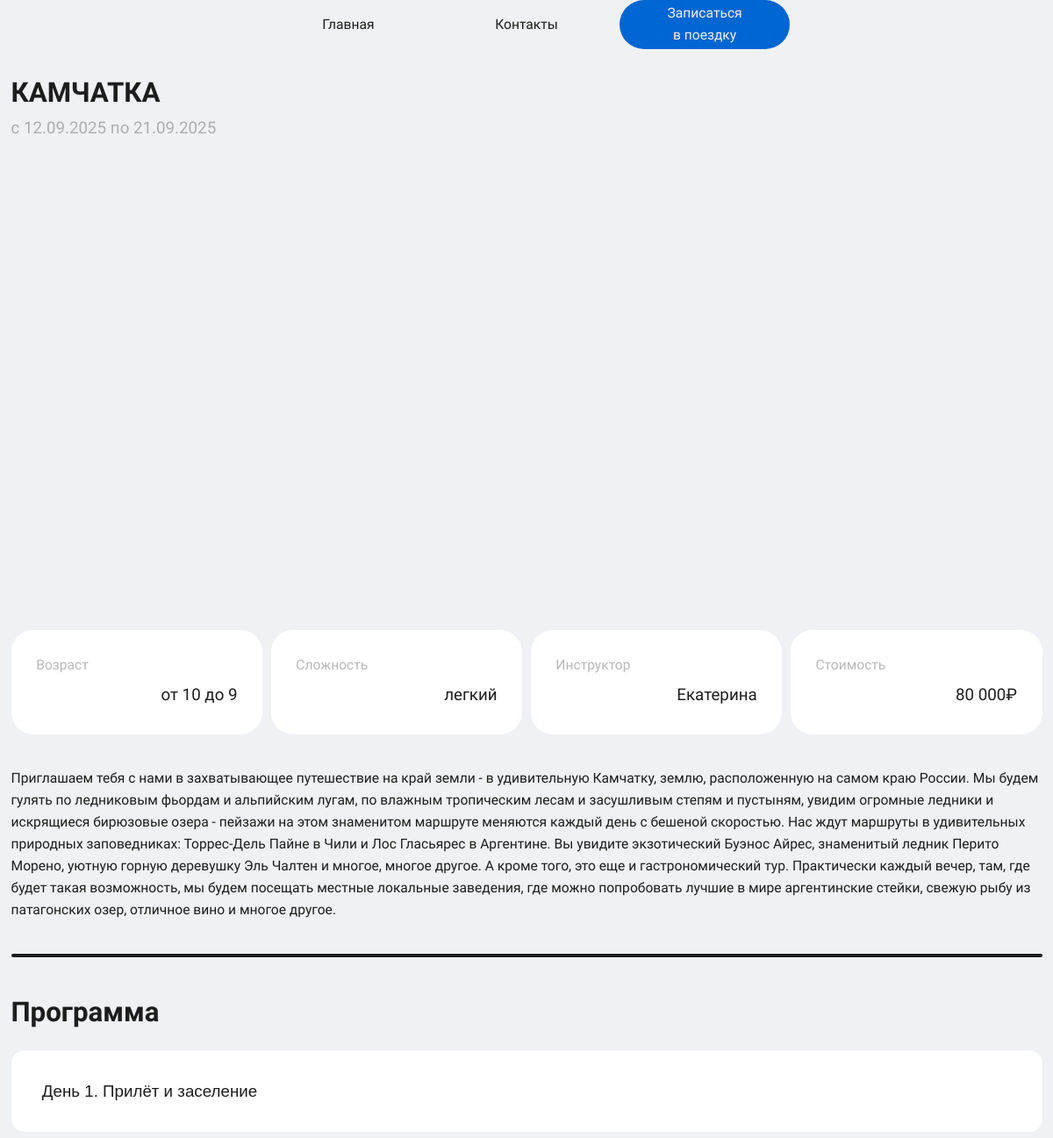
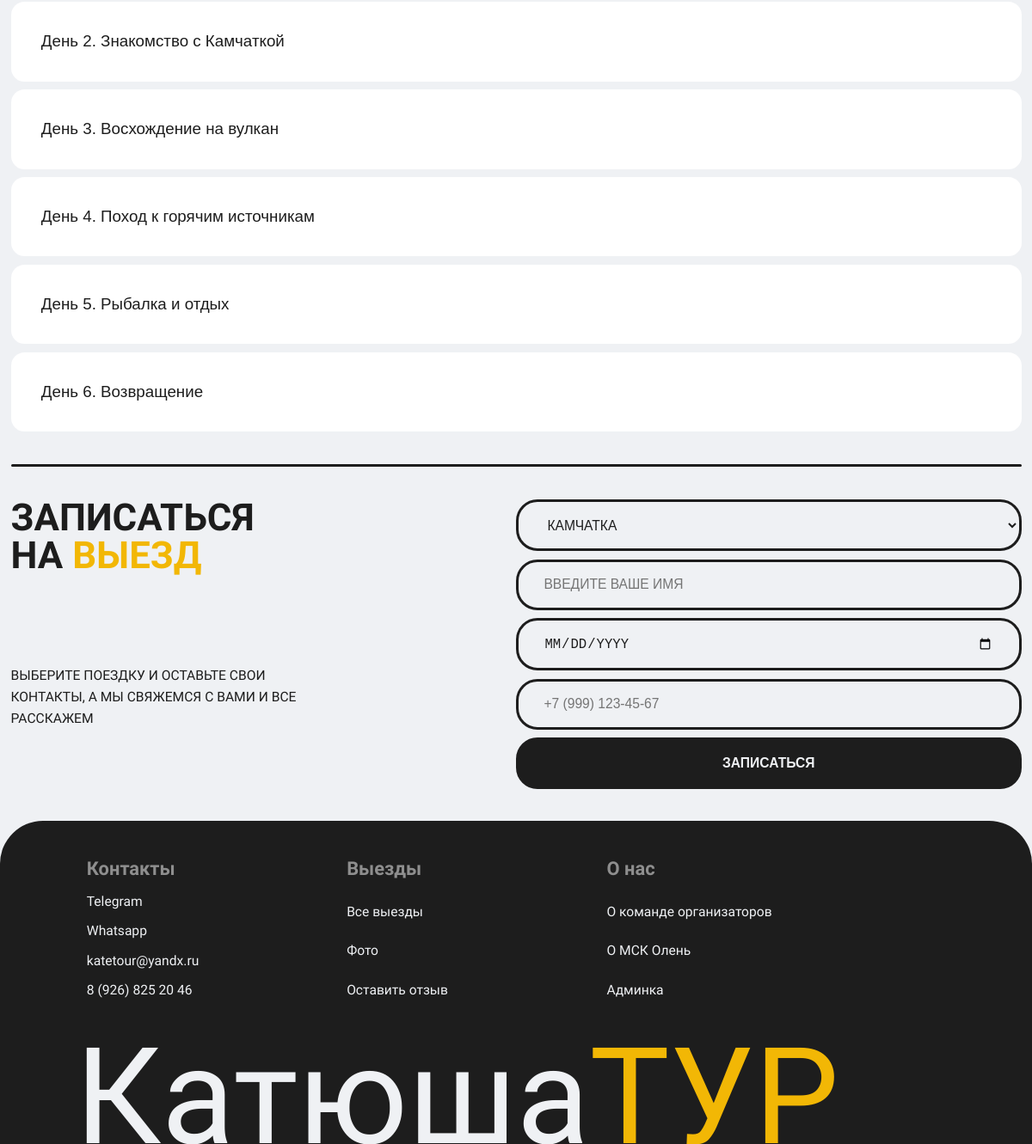
Screenshot of /trip.php with the database file from the repository (2 pictures, top to bottom).
### tables this page shows
CREATE TABLE `tours` (
  `id` int NOT NULL,
  `short_title` varchar(150) NOT NULL COMMENT 'Короткое название',
  `full_title` varchar(255) DEFAULT NULL COMMENT 'Полное название (опционально)',
  `full_description` longtext COMMENT 'Полное описание',
  `age` varchar(10) NOT NULL,
  `price` decimal(10,2) NOT NULL DEFAULT '0.00' COMMENT 'Стоимость',
  `start_date` date NOT NULL COMMENT 'Дата начала',
  `end_date` date NOT NULL COMMENT 'Дата окончания',
  `instructor_name` varchar(100) DEFAULT NULL COMMENT 'Имя инструктора (можно дублировать или оставить только ссылку)',
  `difficulty` enum('легкий','средний','сложный','эксперт') DEFAULT 'средний' COMMENT 'Сложность',
  `max_participants` int DEFAULT '20' COMMENT 'Максимальное количество участников',
  `is_active` tinyint(1) DEFAULT '1' COMMENT 'Активный/неактивный тур',
  `created_at` timestamp NULL DEFAULT CURRENT_TIMESTAMP,
  `updated_at` timestamp NULL DEFAULT CURRENT_TIMESTAMP ON UPDATE CURRENT_TIMESTAMP
);

CREATE TABLE `tour_program` (
  `id` int NOT NULL,
  `tour_id` int NOT NULL COMMENT 'ID тура (связь с таблицей tours)',
  `day_number` tinyint UNSIGNED NOT NULL COMMENT 'Номер дня (1, 2, 3...)',
  `short_title` varchar(255) NOT NULL COMMENT 'Краткое описание (заголовок в свернутом виде)',
  `full_description` longtext NOT NULL COMMENT 'Полное описание (раскрывается при клике)',
  `sort_order` smallint UNSIGNED DEFAULT '0' COMMENT 'Порядок сортировки (для перетаскивания)',
  `is_active` tinyint(1) DEFAULT '1' COMMENT 'Активен ли пункт программы',
  `created_at` timestamp NULL DEFAULT CURRENT_TIMESTAMP,
  `updated_at` timestamp NULL DEFAULT CURRENT_TIMESTAMP ON UPDATE CURRENT_TIMESTAMP
);

### trip.php (the view, shortened to what this page needs)
<?php
include "lib/db.php";
$tour_id = isset($_GET['id']) ? intval($_GET['id']) : 1;
$stmt = $pdo->prepare("SELECT * FROM tours WHERE id = ?");
$stmt->execute([$tour_id]);
$tour = $stmt->fetch(PDO::FETCH_ASSOC);
$stmt = $pdo->prepare("SELECT * FROM tour_program WHERE tour_id = ? ORDER BY day_number");
$stmt->execute([$tour_id]);
$program = $stmt->fetchAll(PDO::FETCH_ASSOC);
?>
<!DOCTYPE html>
<html lang="ru">
<head>
    <link rel="stylesheet" href="styles/css/trip.css">
</head>
<body>
    <?php include("blocks/header.php") ?>
    <main>
        <section class="title">
            <h2 class="name__tour"><?php echo htmlspecialchars($tour['short_title']); ?></h2>
            <p class="date__tour">с <?php echo date('d.m.Y', strtotime($tour['start_date'])); ?> по <?php echo date('d.m.Y', strtotime($tour['end_date'])); ?></p>
        </section>
        <section class="photo-gallery">
        </section>
        <section class="blocks">
            <div class="blocks__item">
                <p>Возраст</p>
                <p><?php echo htmlspecialchars($tour['age']); ?></p>
            </div>
            <div class="blocks__item">
                <p>Сложность</p>
                <p><?php echo htmlspecialchars(ucfirst($tour['difficulty'])); ?></p>
            </div>
            <div class="blocks__item">
                <p>Инструктор</p>
                <p><?php echo htmlspecialchars($tour['instructor_name'] ?: 'Не указан'); ?></p>
            </div>
            <div class="blocks__item">
                <p>Стоимость</p>
                <p><?php echo number_format($tour['price'], 0, '.', ' '); ?>₽</p>
            </div>
        </section>
        <p class="deskription">
            <?php echo nl2br(htmlspecialchars($tour['full_description'])); ?>
        </p>
        <hr>
        <section class="program">
            <h3>Программа</h3>
            <?php foreach ($program as $day): ?>
                <div class="program__item">
                    <button class="program__item-more">День <?php echo $day['day_number']; ?>. <?php echo htmlspecialchars($day['short_title']); ?></button>
                </div>
            <?php endforeach; ?>
        </section>
        <hr>
        <?php include("blocks/form.php") ?>
    </main>
    <?php include("blocks/footer.php") ?>
</body>
</html>

### blocks/header.php
<header>
  <nav aria-label="Главное меню">
    <ul>
      <?php
        $current_script = $_SERVER['SCRIPT_NAME'];
        if ($current_script === '/index.php' ||
            $current_script === '/public/index.php' ||
            $current_script === '/') {
            echo '<li><a href="#calendar">Календарь</a></li>';
        } else {
            echo '<li><a href="index.php">Главная</a></li>';
        }
      ?>
      <li><a href="#footer">Контакты</a></li>
      <li class="header_accent">
        <a href="#entry">Записаться<br />в&nbsp;поездку</a>
      </li>
    </ul>
  </nav>
</header>

### blocks/form.php (shortened to what this page needs)
<section class="form" id="entry">
    <div class="form__text">
        <h2>записаться на&nbsp;<span>выезд</span></h2>
        <p>
        Выберите поездку и оставьте свои контакты, а мы свяжемся с вами и
        все расскажем
        </p>
    </div>
    <form action="" method="POST">
        <select id="tour-select" name="tour" required>
        <option value="kamchatka">Камчатка</option>
        </select>
        <input
        type="text"
        id="user-name"
        name="name"
        placeholder="Введите ваше имя"
        pattern="[А-Яа-яЁёA-Za-z\s\-]+"
        title="Допускаются только буквы, пробелы и дефисы"
        required
        />
        <input type="date" id="birth-date" name="birthdate" required />
        <input
        type="tel"
        id="phone"
        name="phone"
        placeholder="+7 (999) 123-45-67"
        pattern="[0-9+\-\s\(\)]+"
        title="Допускаются только цифры и символы: + - ( ) и пробелы"
        required
        />
        <button type="submit">Записаться</button>
    </form>
</section>

### blocks/footer.php
<footer id="footer">
    <div class="footer__block">
        <h5>Контакты</h5>
        <a href="">Telegram</a>
        <a href="">Whatsapp</a>
        <a href="">katetour@yandx.ru</a>
        <a href="">8 (926) 825 20 46</a>
        </div>
        <div class="footer__block">
        <h5>Выезды</h5>
        <a href="">Все выезды</a>
        <a href="">Фото</a>
        <a href="">Оставить отзыв</a>
        </div>
        <div class="footer__block">
        <h5>О нас</h5>
        <a href="">О команде организаторов</a>
        <a href="">О МСК Олень</a>
        <a href="admin.php">Админка</a>
    </div>
    <h1>Катюша<span>ТУР</span></h1>
</footer>

### styles/css/trip.css (style rules this page uses)
* { margin: 0; padding: 0; }
html { font-size: 0.0520833333vw; scroll-behavior: smooth; }
h2 { text-transform: uppercase; }
#calendar, #footer, #entry { scroll-margin-top: 150rem; }
body { font-family: "Golos Text"; margin: 0; padding: 0; color: #1d1d1d; background-color: #eff1f4; line-height: 1.6; }
hr { width: 100%; height: 6rem; margin: 60rem 0; border: none; border-radius: 5px; background-color: #1d1d1d; }
span { color: #f2b705; }
main { margin-left: 20rem; margin-right: 20rem; }
.title { width: 100%; height: auto; padding-top: 130rem; margin-bottom: 30rem; }
.title h2 { font-size: 50rem; color: #1d1d1d; }
.title p { font-size: 30rem; color: rgba(29, 29, 29, 0.3137254902); }
.photo-gallery { display: grid; grid-template-columns: repeat(12, 1fr); grid-template-rows: repeat(2, minmax(200px, auto)); gap: 15rem; min-height: 500px; max-width: 100%; margin: 0 auto; }
.blocks { width: 100%; height: auto; display: grid; grid-template-columns: repeat(4, 1fr); gap: 15rem; margin: 60rem 0; }
.blocks div { background-color: white; border-radius: 25px; padding: 10%; width: 100%; box-sizing: border-box; }
.blocks div p { width: 100%; min-height: 50rem; }
.blocks div p:nth-child(1) { text-align: start; font-size: 25rem; color: rgba(29, 29, 29, 0.3137254902); }
.blocks div p:nth-child(2) { text-align: end; font-size: 30rem; color: #1d1d1d; }
.deskription { width: 100%; height: auto; color: #1d1d1d; font-size: 25rem; }
.program { width: 100%; height: auto; display: flex; flex-direction: column; gap: 15rem; }
.program h3 { font-size: 50rem; color: #1d1d1d; margin-bottom: 15rem; }
.program .program__item { background-color: white; border-radius: 25rem; width: 100%; height: auto; }
.program__item-more { cursor: pointer; background: none; border: none; font-weight: 400; font-size: 30rem; color: #1d1d1d; text-align: start; width: 100%; padding: 3%; }

### styles/css/header.css (style rules this page uses)
header { position: fixed; width: 100%; display: flex; justify-content: center; z-index: 10; }
header nav { width: 50%; border-radius: 50px; background-color: #eff1f4; }
header ul { display: grid; grid-template-columns: 1fr 1fr 1fr; align-items: center; justify-items: center; gap: 15rem; list-style: none; width: 100%; }
header ul li { display: flex; min-height: 50rem; align-items: center; justify-content: center; }
header ul li a { display: flex; align-items: center; justify-content: center; padding: 5rem 0; text-decoration: none; text-align: center; color: #1d1d1d; font-size: 25rem; font-weight: 200; border-radius: 50px; transition: all 0.3s ease; }
header ul li.header_accent { width: 100%; background-color: #0066d2; border-radius: 50px; }
header ul li.header_accent a { color: #eff1f4; }

### styles/css/footer.css (style rules this page uses)
footer { width: 100%; height: auto; display: grid; gap: 15rem; grid-template-columns: repeat(12, 1fr); background-color: #1d1d1d; border-top-left-radius: 50px; border-top-right-radius: 50px; overflow: hidden; }
footer .footer__block { display: flex; flex-direction: column; justify-content: space-between; gap: 15rem; margin-top: 60rem; }
footer .footer__block h5 { font-size: 35rem; color: rgba(255, 255, 255, 0.5); }
footer .footer__block a { text-decoration: none; color: #eff1f4; font-size: 25rem; }
footer .footer__block:nth-child(1) { grid-column: 2/4; }
footer .footer__block:nth-child(2) { grid-column: 5/7; }
footer .footer__block:nth-child(3) { grid-column: 8/10; }
footer h1 { grid-column: 2/12; line-height: 0.74; width: -moz-fit-content; width: fit-content; font-size: 250rem; font-weight: 500; color: #eff1f4; margin: 0; text-indent: -13.5px; transform: translateY(24px); }
footer h1 span { line-height: 1; }

### rows the page displays
tours: short_title "КАМЧАТКА", start_date "12.09.2025", end_date "21.09.2025", age "от 10 до 9", difficulty "легкий", instructor_name "Екатерина", price "80 000", full_description "Приглашаем тебя с нами в захватывающее путешествие на край земли - в удивительную Камчатку, землю, расположенную на самом краю России. Мы будем гулять по ледниковым фьордам и альпийским лугам, по влажным тропическим лесам и засушливым степям и пустыням, увидим огромные ледники и искрящиеся бирюзовые озера - пейзажи на этом знаменитом маршруте меняются каждый день с бешеной скоростью. Нас ждут маршруты в удивительных природных заповедниках: Торрес-Дель Пайне в Чили и Лос Гласьярес в Аргентине. Вы увидите экзотический Буэнос Айрес, знаменитый ледник Перито Морено, уютную горную деревушку Эль Чалтен и многое, многое другое. А кроме того, это еще и гастрономический тур. Практически каждый…"
tour_program: day_number "1", short_title "Прилёт и заселение"
tour_program: day_number "2", short_title "Знакомство с Камчаткой"
tour_program: day_number "3", short_title "Восхождение на вулкан"
tour_program: day_number "4", short_title "Поход к горячим источникам"
tour_program: day_number "5", short_title "Рыбалка и отдых"
tour_program: day_number "6", short_title "Возвращение"
